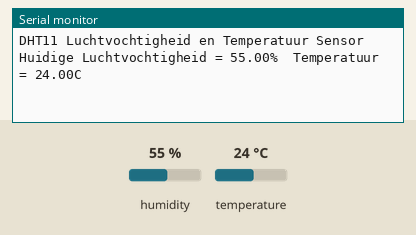
This sketch was run on a simulated Arduino Uno, built with avr-gcc and run on an emulated ATmega328P. On the bench: the last lines printed to the serial monitor. Inputs (shaded band) come from the test bench; at power-on: humidity 55 %, temperature 24 °C.

Above: at 2.7 s.
2.8 s: humidity set to 22 %
At 7.5 s:
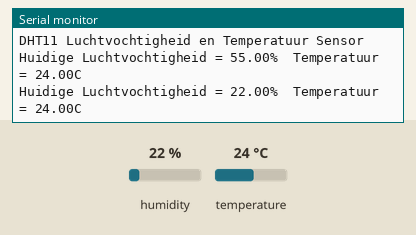
8.9 s: temperature set to 12 °C
At 13.1 s:
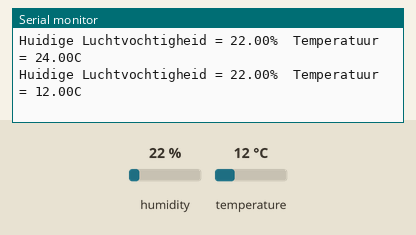
15.0 s: humidity set to 40 %
At 18.8 s:
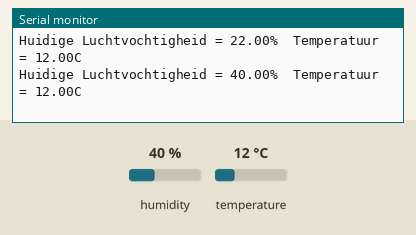
Timing chart, 0 to 20.3 s (numbered marks = the images above; inputs shaded):
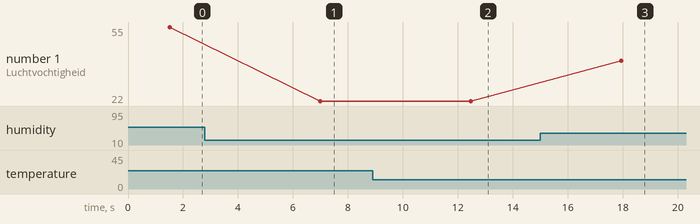

The sketch:

Temeratuur_meter.ino
```cpp
#include <DHT.h>
#define dht_apin A0 // Analog Pin sensor is connected to
#include <RCSwitch.h>

RCSwitch mySwitch = RCSwitch();

dht DHT;

void setup(){
  Serial.begin(9600);
  delay(500);//Delay to let system boot
  Serial.println("DHT11 Luchtvochtigheid en Temperatuur Sensor\n\n");
  delay(1000);//Wait before accessing Sensor
  mySwitch.enableTransmit(4);

}//end "setup()"

void loop(){
  //Start of Program

    DHT.read11(dht_apin);


    Serial.print("Huidige Luchtvochtigheid = ");
    Serial.print(DHT.humidity);
    Serial.print("%  ");
    Serial.print("Temperatuur = ");
    Serial.print(DHT.temperature);
    Serial.println("C  ");
    if(DHT.temperature >= 30.00)
    {
      mySwitch.send(10145388, 24);
    }
    if(DHT.temperature < 25.00)
    {
      mySwitch.send(10145389, 24);
    }

    delay(5000);//Wait 5 seconds before accessing sensor again.

  //Fastest should be once every two seconds.

}// end loop()
```

Measured:
- after the input at 2.8 s, the serial monitor: prints a new line after 4.2 s (image 1)
- after the input at 8.9 s, the serial monitor: prints a new line after 3.6 s (image 2)
- after the input at 15.0 s, the serial monitor: prints a new line after 2.9 s (image 3)
- plotted number 1: 55 → 22 after the input at 2.8 s, 22 → 40 after the input at 15.0 s
